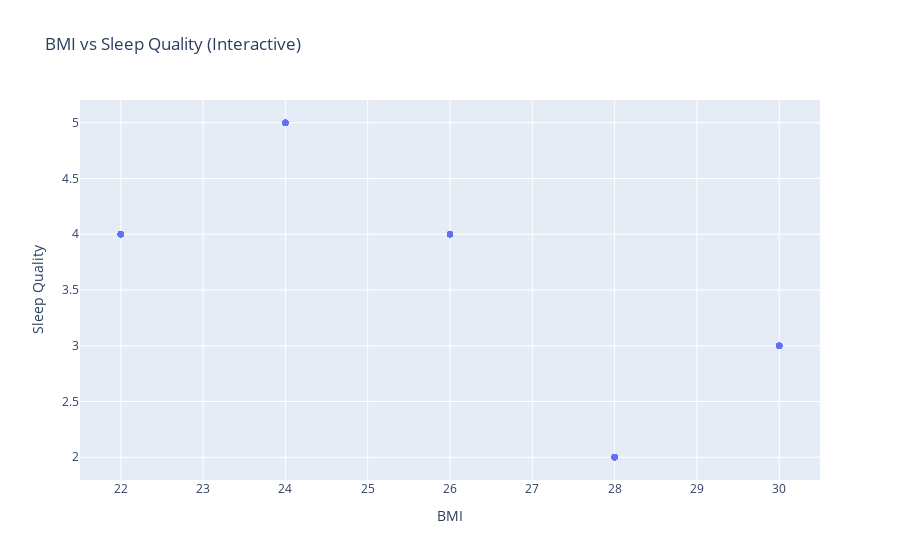

Notebook cell for this chart:
### Code cell
# Scatter plot: BMI vs Sleep Quality (interactive)
fig4 = px.scatter(df, x='bmi', y='sleep_quality',
                  title='BMI vs Sleep Quality (Interactive)',
                  labels={'bmi': 'BMI', 'sleep_quality': 'Sleep Quality'})
fig4.show()

### Figure 1 — Plotly figure (JSON) as saved in the notebook; plotly's stock layout.template omitted (floating-point values rounded to 4 significant figures)
{"data": [{"hovertemplate": "BMI=%{x}<br>Sleep Quality=%{y}<extra></extra>", "legendgroup": "", "marker": {"color": "#636efa", "symbol": "circle"}, "mode": "markers", "name": "", "orientation": "v", "showlegend": false, "type": "scatter", "x": [22, 28, 24, 30, 26, 22, 28, 24, 30, 26, 22, 28, 24, 30, 26, 22, 28, 24, 30, 26, 22, 28, 24, 30, 26, 22, 28, 24, 30, 26, 22, 28, 24, 30, 26, 22, 28, 24, 30, 26, 22, 28, 24, 30, 26, 22, 28, 24, 30, 26, 22, 28, 24, 30, 26, 22, 28, 24, 30, 26, 22, 28, 24, 30, 26, 22, 28, 24, 30, 26, 22, 28, 24, 30, 26, 22, 28, 24, 30, 26, 22, 28, 24, 30, 26, 22, 28, 24, 30, 26, 22, 28, 24, 30, 26, 22, 28, 24, 30, 26], "xaxis": "x", "y": [4, 2, 5, 3, 4, 4, 2, 5, 3, 4, 4, 2, 5, 3, 4, 4, 2, 5, 3, 4, 4, 2, 5, 3, 4, 4, 2, 5, 3, 4, 4, 2, 5, 3, 4, 4, 2, 5, 3, 4, 4, 2, 5, 3, 4, 4, 2, 5, 3, 4, 4, 2, 5, 3, 4, 4, 2, 5, 3, 4, 4, 2, 5, 3, 4, 4, 2, 5, 3, 4, 4, 2, 5, 3, 4, 4, 2, 5, 3, 4, 4, 2, 5, 3, 4, 4, 2, 5, 3, 4, 4, 2, 5, 3, 4, 4, 2, 5, 3, 4], "yaxis": "y"}], "layout": {"legend": {"tracegroupgap": 0}, "title": {"text": "BMI vs Sleep Quality (Interactive)"}, "xaxis": {"anchor": "y", "domain": [0, 1], "title": {"text": "BMI"}}, "yaxis": {"anchor": "x", "domain": [0, 1], "title": {"text": "Sleep Quality"}}}}
